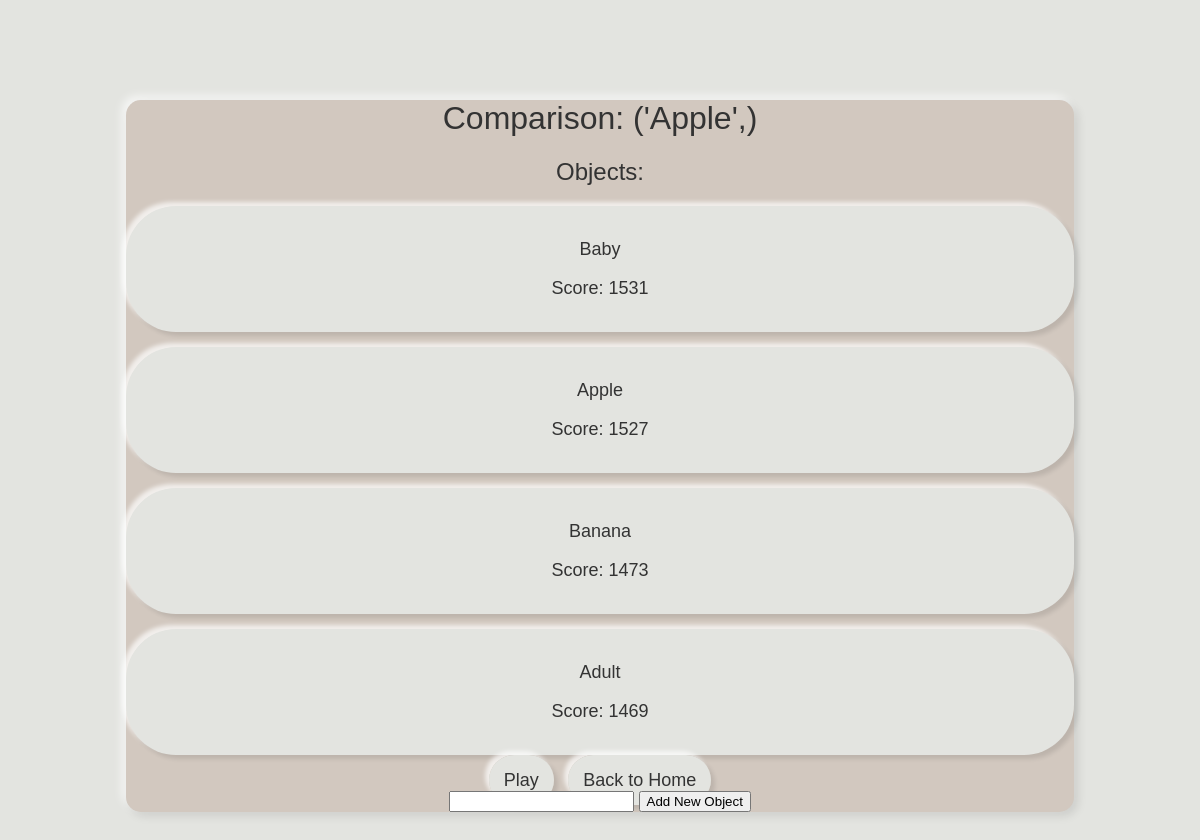
Before: /1 with the older database file.
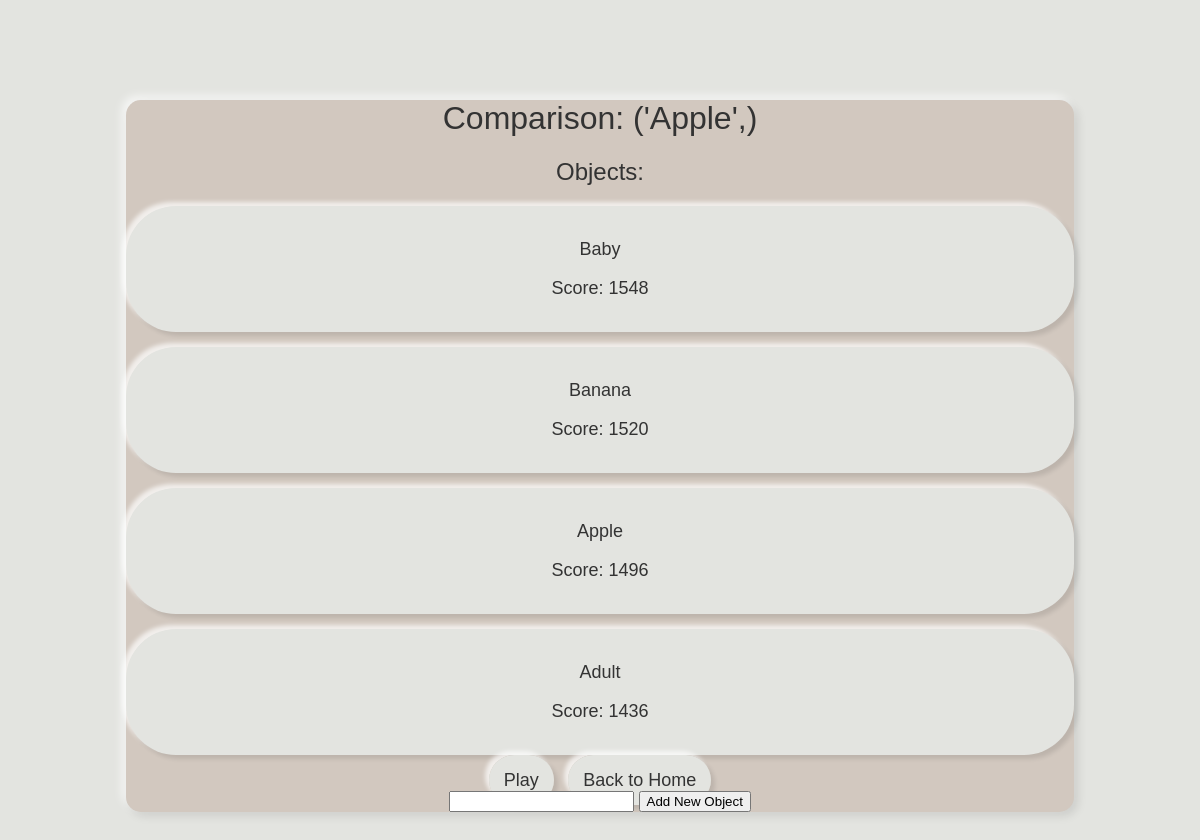
After: the same page with the newer database file.
### tables this page shows
CREATE TABLE Objects (
    id INTEGER PRIMARY KEY,
    title TEXT,
    score INTEGER,
    comparison_id INTEGER,
    FOREIGN KEY(comparison_id) REFERENCES Comparisons(id)
);

### app.py (the view)
@app.route("/<int:comparison_id>", methods=['GET'])
def comparison_route(comparison_id):
    objects = json.loads(show_objects())
    objects = [obj for obj in objects if obj[3] == comparison_id]
    objects.sort(key=lambda x: x[2], reverse=True)
    return render_template('comparison.html', comparison_id=comparison_id, title=get_object_title(comparison_id), objects=objects)

### bridge.py (called while the page is built)
def get_connection():
    connection = sqlite3.connect(database_file_path)
    return connection

def show_objects():
    connection = get_connection()
    cursor = connection.cursor()
    cursor.execute("SELECT * FROM Objects")
    objects = cursor.fetchall()
    connection.close()
    return json.dumps(objects)

def get_object_title(object_id):
    connection = get_connection()
    cursor = connection.cursor()
    cursor.execute("SELECT title FROM Objects WHERE id = ?", (object_id,))
    result = cursor.fetchall()
    connection.close()
    if result is None:
        return None
    return result[0]

### templates/comparison.html (shortened to what this page needs)
<!DOCTYPE html>
<html>
<head>
    <link rel="stylesheet" href="{{ url_for('static', filename='css/style.css') }}">
</head>
<body>
    <div class="container">
        <h1>Comparison: {{ title }}</h1>
        <h2>Objects:</h2>
        {% for object in objects %}
            <div class="object">
                <p class="object-title">{{ object[1] }}</p>
                <p class="object-score">Score: {{ object[2] }}</p>
            </div>
        {% endfor %}
        <a href="{{ url_for('compare_route', comparison_id=comparison_id) }}" class="button">Play</a>
        <a href="/" class="button">Back to Home</a>
        <form action="{{ url_for('new_object_route', comparison_id=comparison_id) }}" method="post">
            <input type="text" name="object_title" required>
            <input type="submit" value="Add New Object">
        </form>
    </div>
</body>
</html>

Changed rows visible on the page:
changed Objects "Baby": score "1531" → "1548"
changed Objects "Banana": score "1473" → "1520"; moves up the list
changed Objects "Apple": score "1527" → "1496"
changed Objects "Adult": score "1469" → "1436"
